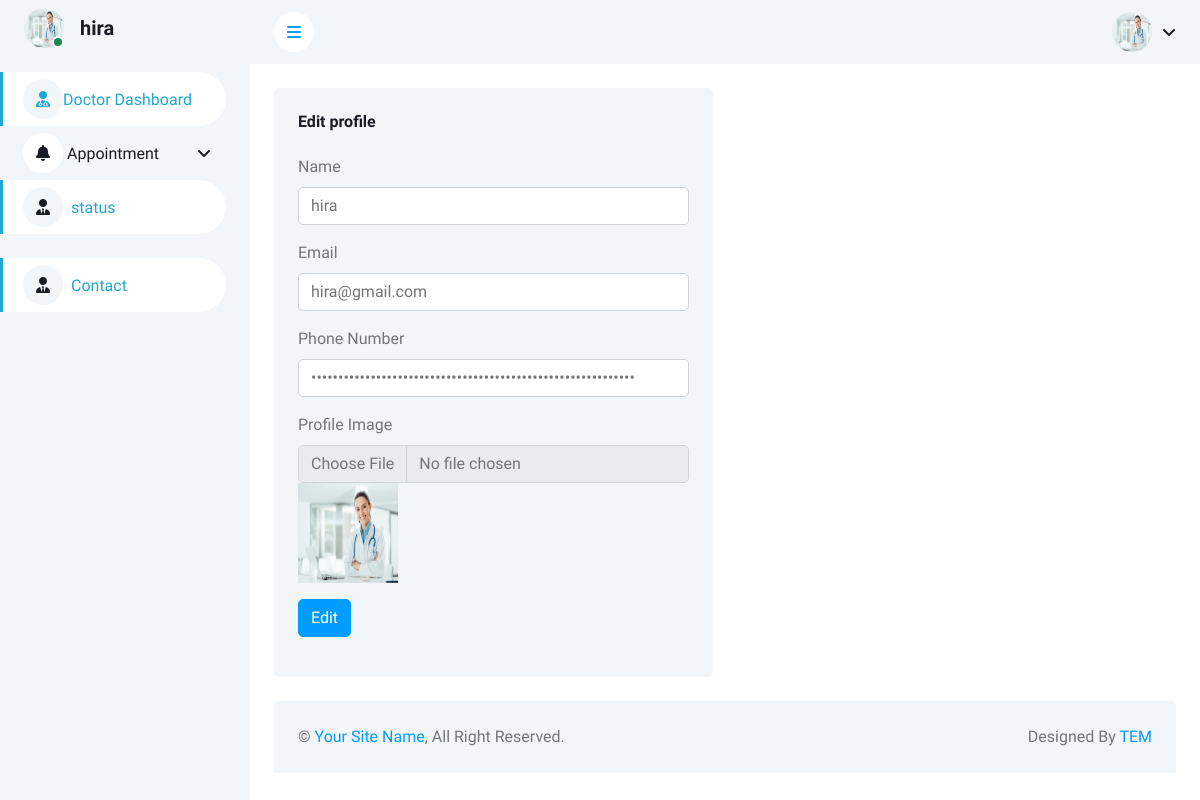
/Backend/editdoctor-profile.php?id=12 (signed in), run on the app's committed database.
### tables this page shows
CREATE TABLE `users` (
  `user_id` int(11) NOT NULL,
  `name` varchar(255) NOT NULL,
  `email` varchar(255) NOT NULL,
  `password` varchar(255) NOT NULL,
  `profile_picture` varchar(255) NOT NULL,
  `role_id` int(11) NOT NULL
);

### Backend/editdoctor-profile.php (the view, shortened to what this page needs)
<?php
include 'header2.php';
include 'link.php';
include 'db.php';
$id = $_GET['id'];
$selectQuery = "SELECT * FROM users WHERE user_id = $id";
$showdata = mysqli_query($cons, $selectQuery);
$arraydata = mysqli_fetch_array($showdata);
?>
<!DOCTYPE html>
<html lang="en">
<head>
</head>
<body>
    <div class="container-fluid pt-4 px-4">
        <div class="row g-4">
            <div class="col-sm-12 col-xl-6">
                <div class="bg-light rounded h-100 p-4">
                    <h6 class="mb-4">Edit profile</h6>
                    <form action="" method="post" enctype="multipart/form-data">
                        <div class="mb-3">
                            <label for="firstName" class="form-label">Name</label>
                            <input type="text" name="name" class="form-control" id="firstName" value="<?php echo $arraydata['name']; ?>" required>
                        </div>
                        <div class="mb-3">
                            <label for="email" class="form-label">Email</label>
                            <input type="email" name="email" class="form-control" id="email" value="<?php echo $arraydata['email']; ?>" required>
                        </div>
                        <div class="mb-3">
                            <label for="phone" class="form-label">Phone Number</label>
                            <input type="password" name="password" class="form-control" id="password" value="<?php echo $arraydata['password']; ?>" required>
                        </div>
                        <div class="mb-3">
                            <label for="profileImage" class="form-label">Profile Image</label>
                            <input type="file" name="pimage" class="form-control" id="profileImage">
                            <img src="uploads-images/<?php echo $arraydata['profile_picture']; ?>" alt="Current Profile Image" style="width:100px; height:100px;">
                        </div>
                        <button type="submit" name="submit" class="btn btn-primary">Edit</button>
                    </form>
                </div>
            </div>
        </div>
    </div>
    <?php include 'footer.php'; ?>
</body>
</html>

### Backend/css/style.css (style rules this page uses)
:root { --primary: #1ea8d2; --light: #F3F6F9; --dark: #191C24; }
.btn { transition: .5s; }
.btn.btn-primary { color: #FFFFFF; }

### data on the page
users: name "hira", email "hira@gmail.com", profile_picture (picture)

### other printed values
$_SESSION['name'] "hira"
